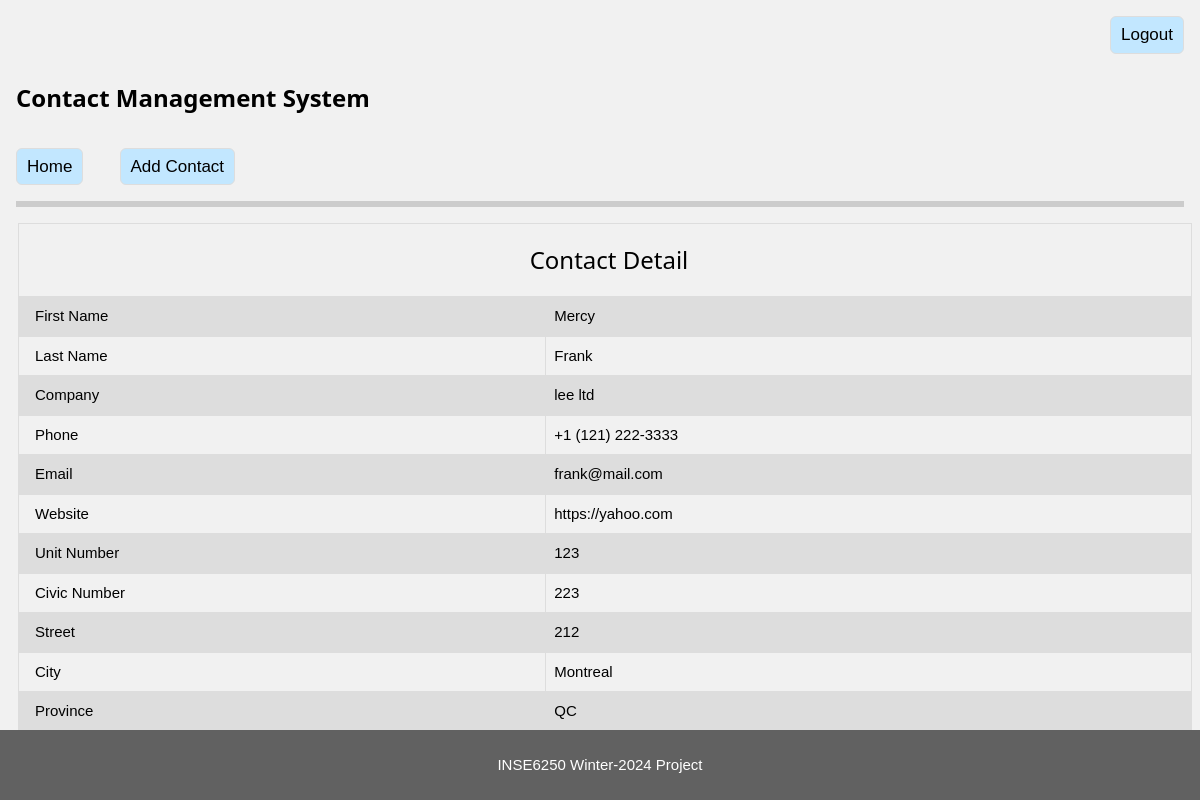
The page /contacts/detail/2/ (signed in) on the database its author committed.
### contacts/models.py (models this page shows, shortened)
class Contact(models.Model):
    firstName = models.CharField(max_length=200)
    lastName = models.CharField(max_length=200)
    company = models.CharField(max_length=200)
    phone = models.CharField(max_length=200)
    email = models.CharField(max_length=200)
    website = models.CharField(max_length=200)
    unitNumber = models.IntegerField()
    civicNumber = models.IntegerField()
    street = models.CharField(max_length=200)
    city = models.CharField(max_length=200)
    province = models.CharField(max_length=2)
    postalCode = models.CharField(max_length=3)
    createdAt = models.DateTimeField(default=timezone.now)

### contacts/views.py (the view)
# urls.py: path('detail/<int:id>/', views.viewDetail, name='detailContact'),
@login_required
def viewDetail(req, id):
    contact = get_object_or_404(Contact, pk=id)
    context = {'contact': contact}
    return render(req, 'contacts/detail.html', context=context)

### templates/contacts/detail.html
{% extends "base.html" %}
{% block content %}
    {% if contact %}
        <table class="table">
            <tbody>
                <tr><th colspan="100" style="text-align: center;">
                    <h3>Contact Detail</h3>
                </th></tr>
                <tr><td>First Name</td><td>{{ contact.firstName }}</td></tr>
                <tr><td>Last Name</td><td>{{ contact.lastName }}</td></tr>
                <tr><td>Company</td><td>{{ contact.company }}</td></tr>
                <tr><td>Phone</td><td>{{ contact.phone }}</td></tr>
                <tr><td>Email</td><td>{{ contact.email }}</td></tr>
                <tr><td>Website</td><td>{{ contact.website }}</td></tr>
                <tr><td>Unit Number</td><td>{{ contact.unitNumber }}</td></tr>
                <tr><td>Civic Number</td><td>{{ contact.civicNumber }}</td></tr>
                <tr><td>Street</td><td>{{ contact.street }}</td></tr>
                <tr><td>City</td><td>{{ contact.city }}</td></tr>
                <tr><td>Province</td><td>{{ contact.province }}</td></tr>
                <tr><td>Postal Code</td><td>{{ contact.postalCode }}</td></tr>
            </tbody>
        </table>
    {% else %}
        <p style="text-align: center;">No contacts found </p>
    {% endif %}
{% endblock %}

### contacts/static/css/contact.css (style rules this page uses)
html { box-sizing: border-box }
*, *:before, *:after { box-sizing: inherit }
html { -ms-text-size-adjust: 100%; -webkit-text-size-adjust: 100% }
body,h1,h2,h3,h4,h5,h6 { font-family: "Raleway", sans-serif }
body { margin: 0 }
html, body { font-family: Verdana, sans-serif; font-size: 15px; line-height: 1.5 }
html { overflow-x: hidden }
h3 { font-size: 24px }
h1, h2, h3, h4, h5, h6 { font-family: "Segoe UI", Arial, sans-serif; font-weight: 400; margin: 10px 0 }
.table, .table-all { border-collapse: collapse; border-spacing: 0; width: 100%; display: table }
.table td, .table th, .table-all td, .table-all th { padding: 8px 8px; display: table-cell; text-align: left; vertical-align: top }
.table th:first-child, .table td:first-child, .table-all th:first-child, .table-all td:first-child { padding-left: 16px }
.content, .auto { margin-left: auto; margin-right: auto }
.content { max-width: 980px }
.light-grey, .hover-light-grey:hover, .light-gray, .hover-light-gray:hover { color: #000 !important; background-color: #f1f1f1 !important }

### contacts/static/css/style.css (style rules this page uses)
::placeholder { text-transform: none; }
.table { font-family: arial, sans-serif; border-collapse: collapse; width: 100%; }
.table td, th { border: 1px solid #dddddd; text-align: left; padding: 8px; }
.table tr:nth-child(even) { background-color: #dddddd; }

### rows shown on the page
Contact: firstName "Mercy", lastName "Frank", company "lee ltd", phone "+1 (121) 222-3333", email "frank@mail.com", website "https://yahoo.com", unitNumber "123", civicNumber "223", street "212", city "Montreal", province "QC"
